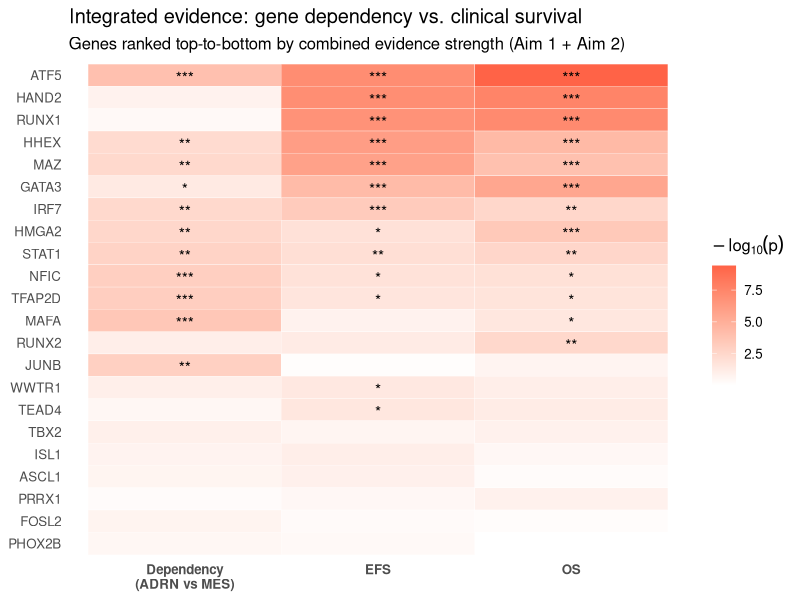

Recreate this plot in R.
## 04_crossdataset_integration.R
## Week 10 deliverable: consolidate Aim 1 (CRISPR dependency) and Aim 2
## (KOCAK survival) evidence into a single prioritised transcription
## factor list, per Section 8 of the proposal ("Rank candidate TFs based
## on convergent evidence: dependency significance, effect size,
## prognostic significance").

suppressMessages({
  library(ggplot2)
  library(reshape2)
})

dir.create("outputs", showWarnings = FALSE)

##  1. Load results from Aim 1 and Aim 2 
dep <- read.csv("outputs/aim1_TF_dependency_limma_results.csv")
efs <- read.csv("outputs/aim2_cox_EFS_results.csv")
os  <- read.csv("outputs/aim2_cox_OS_results.csv")

## Restrict to the candidate universe actually tested in Aim 2
## (literature ADRN/MES-CRC TFs + top Aim 1 hits)
candidate_TFs <- efs$Gene
dep <- dep[dep$Gene %in% candidate_TFs, c("Gene", "diff_MES_minus_ADRN", "P.Value", "adj.P.Val")]
names(dep) <- c("Gene", "dep_diff_MES_minus_ADRN", "dep_P", "dep_FDR")

efs <- efs[, c("Gene", "HR", "P.Value", "adj.P.Val")]
names(efs) <- c("Gene", "EFS_HR", "EFS_P", "EFS_FDR")

os <- os[, c("Gene", "HR", "P.Value", "adj.P.Val")]
names(os) <- c("Gene", "OS_HR", "OS_P", "OS_FDR")

##  2. Merge into one integrated evidence table 
integrated <- Reduce(function(x, y) merge(x, y, by = "Gene", all = TRUE),
                      list(dep, efs, os))

##  3. Composite ranking score 
## Raw p-values (not FDR) are used for the composite score because the
## three FDR corrections were computed over different denominators
## (743 genome-wide TFs for Aim 1 vs. 22 candidates for Aim 2) and are
## not directly comparable; adjusted p-values per test are retained in
## the output table for transparency.
integrated$composite_score <- -log10(integrated$dep_P) +
                               -log10(integrated$EFS_P) +
                               -log10(integrated$OS_P)

integrated$n_nominal_sig <- rowSums(cbind(
  integrated$dep_P < 0.05,
  integrated$EFS_P < 0.05,
  integrated$OS_P  < 0.05
), na.rm = TRUE)

integrated$n_FDR_sig <- rowSums(cbind(
  integrated$dep_FDR < 0.05,
  integrated$EFS_FDR < 0.05,
  integrated$OS_FDR  < 0.05
), na.rm = TRUE)

integrated <- integrated[order(-integrated$composite_score), ]

write.csv(integrated, "outputs/integration_TF_ranking.csv", row.names = FALSE)

cat("== Integrated TF ranking (Aim 1 dependency + Aim 2 EFS/OS survival) ==\n")
print(integrated[, c("Gene", "composite_score", "n_nominal_sig", "n_FDR_sig",
                      "dep_P", "EFS_P", "OS_P")], row.names = FALSE, digits = 3)

##  4. Convergence heatmap 
plot_df <- integrated[, c("Gene", "dep_P", "EFS_P", "OS_P")]
plot_df$Gene <- factor(plot_df$Gene, levels = rev(integrated$Gene))  # keep rank order
long <- melt(plot_df, id.vars = "Gene", variable.name = "Test", value.name = "P")
long$Test <- factor(long$Test, levels = c("dep_P", "EFS_P", "OS_P"),
                     labels = c("Dependency\n(ADRN vs MES)", "EFS", "OS"))
long$neg_log10_p <- -log10(long$P)
long$sig_label <- ifelse(long$P < 0.001, "***",
                   ifelse(long$P < 0.01, "**",
                   ifelse(long$P < 0.05, "*", "")))

p <- ggplot(long, aes(x = Test, y = Gene, fill = neg_log10_p)) +
  geom_tile(color = "White") +
  geom_text(aes(label = sig_label), color = "black", size = 4, vjust = 0.7) +
  scale_fill_gradient(low = "white", high = "tomato",
                       name = expression(-log[10](p))) +
  labs(title = "Integrated evidence: gene dependency vs. clinical survival",
       subtitle = "Genes ranked top-to-bottom by combined evidence strength (Aim 1 + Aim 2)",
       x = NULL, y = NULL) +
  theme_minimal(base_size = 12) +
  theme(panel.grid = element_blank(),
        axis.text.x = element_text(face = "bold"))

ggsave("outputs/integration_heatmap.png", p, width = 7, height = 8, dpi = 150)

cat("\nSaved: outputs/integration_TF_ranking.csv\n")
cat("Saved: outputs/integration_heatmap.png\n")
